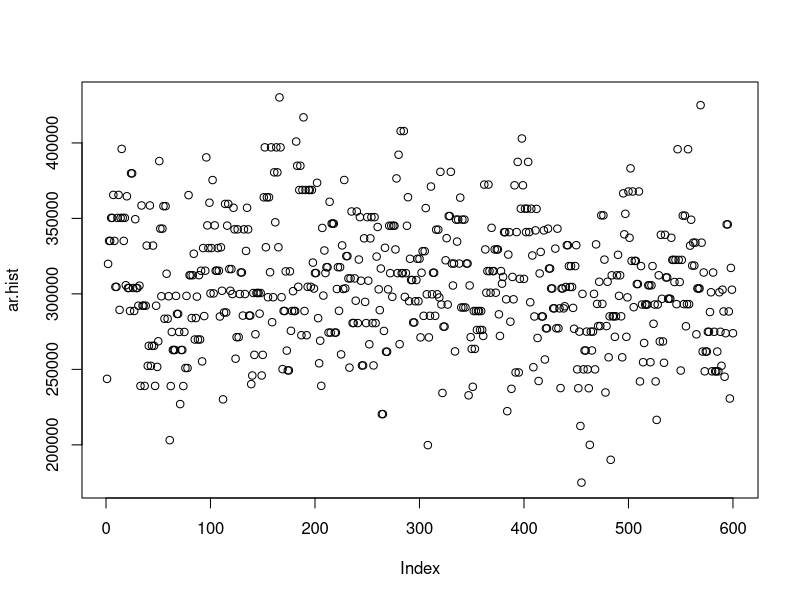
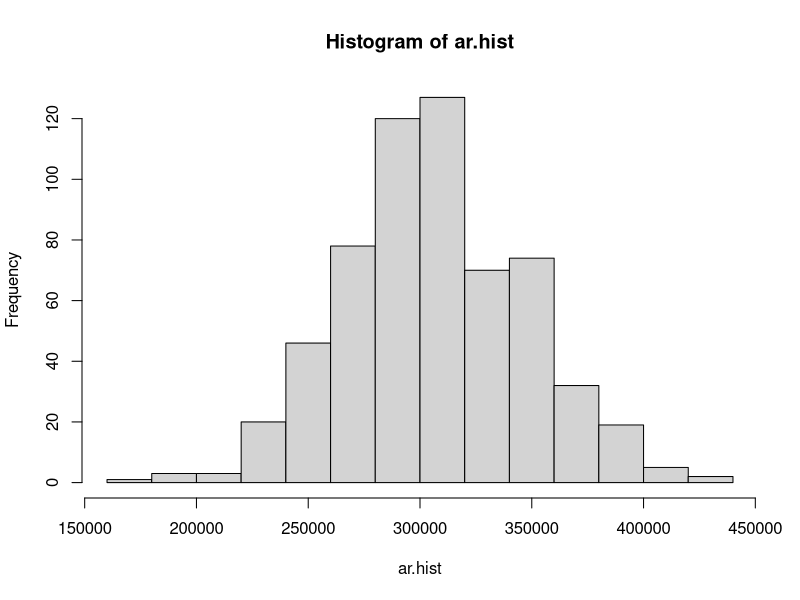
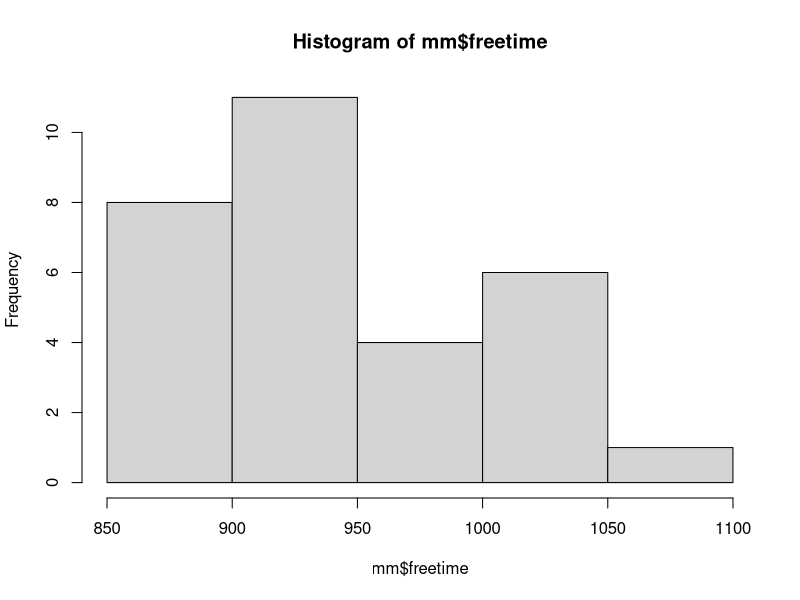
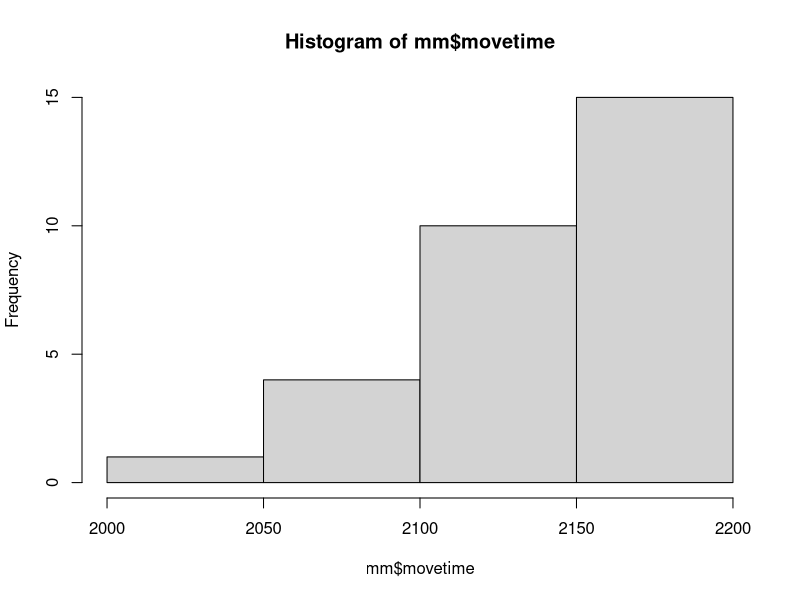
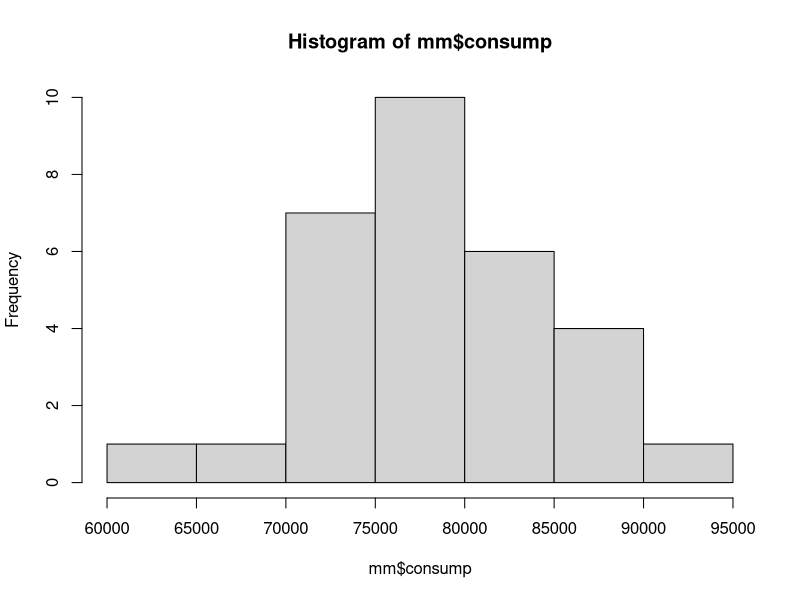
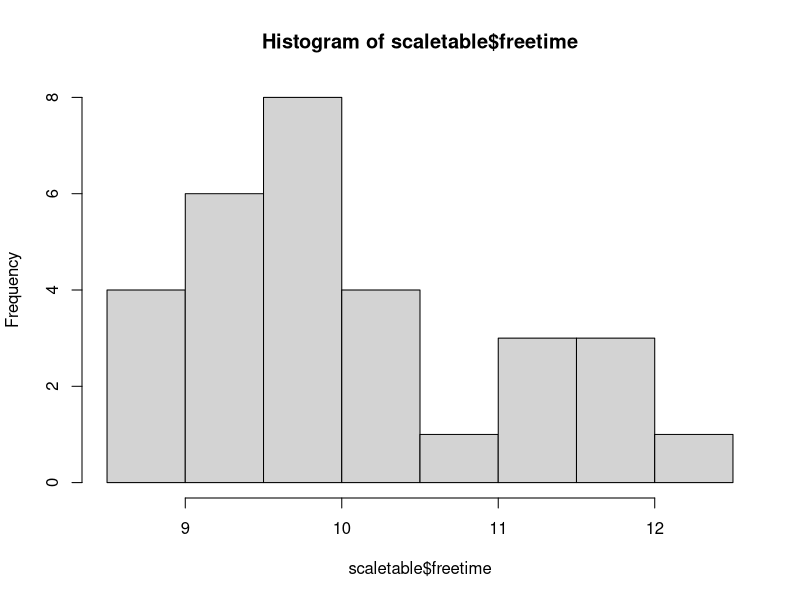
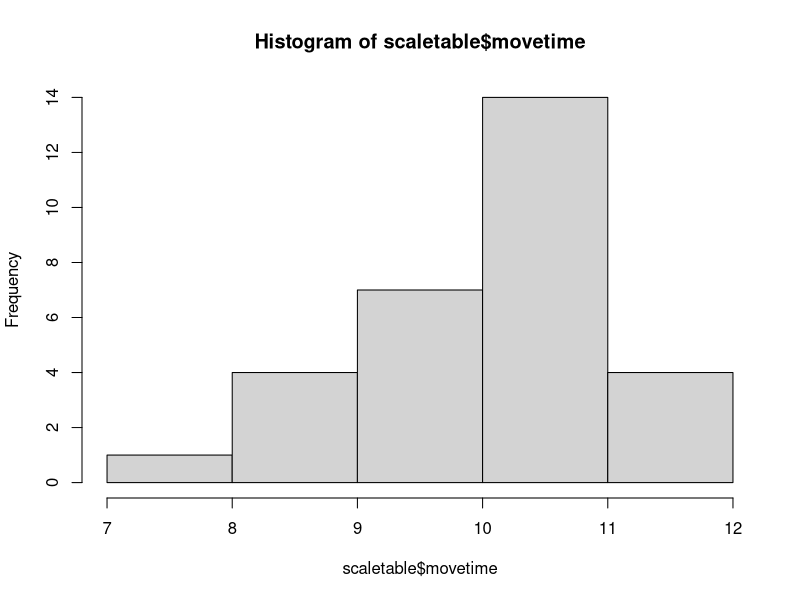
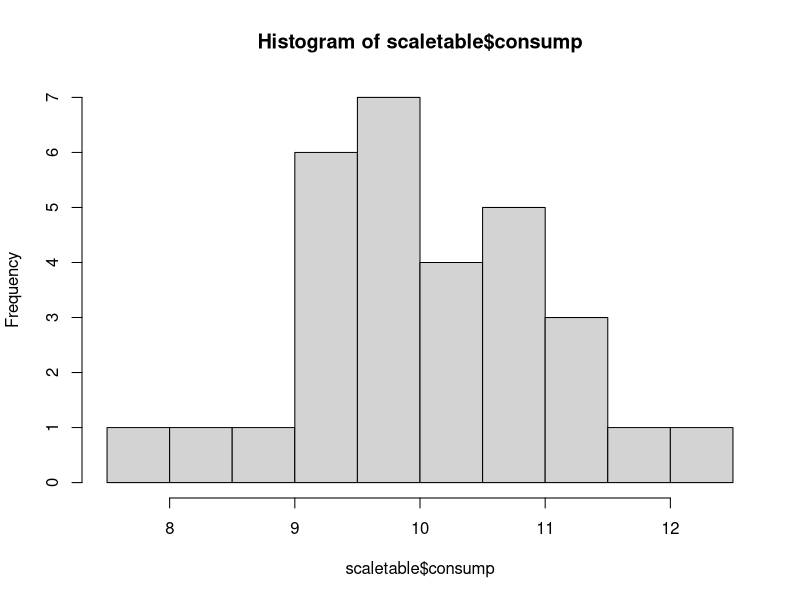

Reproduce these figures in R, in order.
## ---- chunk 1
require(ggplot2)
ar<-read.csv("testdata_3.csv")
ar<-ar[,-1]
# archiveの統計量
summary(ar)
# 徴税表を作成するためにヒストグラムが欲しかった
# とりあえず散布図を見てみる
ar.hist<-c(ar$archive0,ar$archive1,ar$archive2,ar$archive3,ar$archive4,ar$archive5,ar$archive6,ar$archive7,ar$archive8,ar$archive9,ar$archive10,ar$archive11,ar$archive12,ar$archive13,ar$archive14,ar$archive15,ar$archive16,ar$archive17,ar$archive18,ar$archive19)
summary(ar.hist)
plot(ar.hist)
# まんべんなく散らばっている模様。正規分布乱数で出しているのでそりゃそうかという感じですが。
# ヒストグラムを出す
hist(ar.hist)
## ---- chunk 2
tax.table<-c("2400000円以下","3344400円以下","3643200円以下","3987600円以下","4800000円以上")
tax.table<-data.frame(tax.table)
tax.table$rate<-c(0.05,0.15,0.25,0.35,0.45)
names(tax.table)<-c("Rule","Rate")
knitr::kable(tax.table)
## ---- chunk 3
mm<-read.csv("testdata.csv")
mm<-mm[,c(-1,-2)]
# 概要
knitr::kable(mm)
# 平均など
summary(mm)
# 標準偏差
sapply(mm,sd)
# 各変数のヒストグラム
hist(mm$freetime)
hist(mm$movetime)
hist(mm$consump)
## ---- chunk 4
scaletable<-mm
scaletable$freetime<-((mm$freetime-938.4)/60.5)+10
scaletable$movetime<-((mm$movetime-2142.5)/41.7)+10
scaletable$consump<-((mm$consump-77989.19)/6526.4)+10
names(scaletable)<-c("freetime_std","movetime_std","consump_std")
# 概要
knitr::kable(scaletable)
# 平均など
summary(scaletable)
# 標準偏差
sapply(scaletable,sd)
# 各変数のヒストグラム
hist(scaletable$freetime)
hist(scaletable$movetime)
hist(scaletable$consump)
## ---- chunk 5
scaletable$trial<-1:30
scaletable$utilize<-(scaletable$freetime)^0.33+(scaletable$movetime)^0.33-(scaletable$consump)^0.33
# 平均など
summary(scaletable$utilize)
# ヒストグラム
hist(scaletable$utilize)
# ggplot2で棒グラフにしてみる
g <- ggplot(
  scaletable,                    # ggplot 用データフレーム
  aes (                  # ggplot オプション設定
    x = trial,           # x 軸を df$group とする
    y = utilize,          # y 軸を df$length とする
    fill = trial         # df$group に従ってグループ分ける
  )
)
g <- g + geom_bar(                    # plotbarに当たる関数
  width = 0.8,                        # 棒の幅
  stat = "identity"
)
g <- g + xlab("Trial Number(a month)")            # x 軸名
g <- g + ylab("Utilize")       # y 軸名
g <- g + ggtitle("Bar Graph About Utilize")   # グラフ名

plot(g)
## ---- chunk 6
u <- expression(x^0.33+y^0.33-z^0.33)
# 一階微分
uxyz<-deriv(u,c("x","y","z"),func=TRUE)
x<-seq(from=0,to=20,by=0.01)
y<-seq(from=0,to=20,by=0.01)
z<-seq(from=0,to=20,by=0.01)
res<-uxyz(x,y,z)
plot(res)
# 二階微分したいところですが、やり方がわからないので一旦保留
## ---- chunk 7
res3<-c()
res3$x<-1:182500
res3$damage<-1
res3<-data.frame(res3)
res3$damage<-182500*(1-(1/(1+10000*exp((-0.008)*(res3$x/100)))))
plot(res3)
# 一階微分します
d<-expression(182500*(1-(1/(1+10000*exp((-0.008)*(t/100))))))
dt<-deriv(d,"t",func = TRUE)
t<-seq(from=1,to=182500,by=1)
res4<-dt(t)
